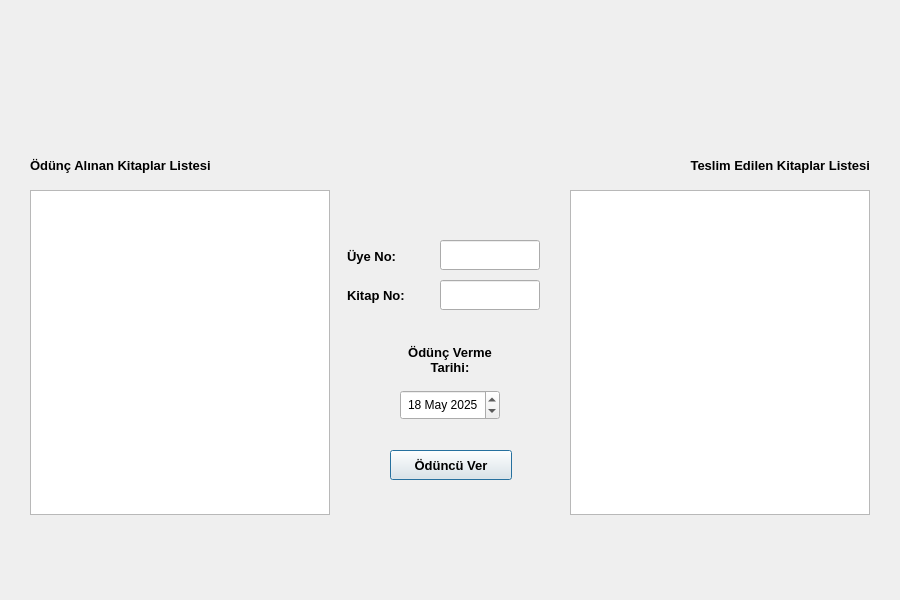
<?xml version="1.0" encoding="UTF-8"?>
<ui version="4.0">
 <class>islemlerOduncteslim</class>
 <widget class="QDialog" name="islemlerOduncteslim">
  <property name="geometry">
   <rect>
    <x>0</x>
    <y>0</y>
    <width>900</width>
    <height>600</height>
   </rect>
  </property>
  <property name="windowTitle">
   <string>Dialog</string>
  </property>
  <widget class="QLabel" name="label_arkaplan">
   <property name="geometry">
    <rect>
     <x>0</x>
     <y>0</y>
     <width>900</width>
     <height>600</height>
    </rect>
   </property>
   <property name="palette">
    <palette>
     <active>
      <colorrole role="WindowText">
       <brush brushstyle="SolidPattern">
        <color alpha="255">
         <red>255</red>
         <green>0</green>
         <blue>0</blue>
        </color>
       </brush>
      </colorrole>
     </active>
     <inactive>
      <colorrole role="WindowText">
       <brush brushstyle="SolidPattern">
        <color alpha="255">
         <red>255</red>
         <green>0</green>
         <blue>0</blue>
        </color>
       </brush>
      </colorrole>
     </inactive>
     <disabled/>
    </palette>
   </property>
   <property name="font">
    <font>
     <pointsize>16</pointsize>
     <bold>true</bold>
    </font>
   </property>
   <property name="styleSheet">
    <string notr="true">image: url(:/images/images/islemleroduncteslimetme.png);</string>
   </property>
   <property name="text">
    <string/>
   </property>
   <property name="scaledContents">
    <bool>true</bool>
   </property>
   <property name="alignment">
    <set>Qt::AlignmentFlag::AlignCenter</set>
   </property>
  </widget>
  <widget class="QLabel" name="label_oduncalinankitaplarlistesi">
   <property name="geometry">
    <rect>
     <x>30</x>
     <y>150</y>
     <width>250</width>
     <height>30</height>
    </rect>
   </property>
   <property name="font">
    <font>
     <pointsize>10</pointsize>
     <bold>true</bold>
    </font>
   </property>
   <property name="text">
    <string>Ödünç Alınan Kitaplar Listesi</string>
   </property>
  </widget>
  <widget class="QLabel" name="label_teslimedilenkitaplarlistesi">
   <property name="geometry">
    <rect>
     <x>620</x>
     <y>150</y>
     <width>250</width>
     <height>30</height>
    </rect>
   </property>
   <property name="font">
    <font>
     <pointsize>10</pointsize>
     <bold>true</bold>
    </font>
   </property>
   <property name="text">
    <string>Teslim Edilen Kitaplar Listesi</string>
   </property>
   <property name="alignment">
    <set>Qt::AlignmentFlag::AlignRight|Qt::AlignmentFlag::AlignTrailing|Qt::AlignmentFlag::AlignVCenter</set>
   </property>
  </widget>
  <widget class="QTableView" name="tableView_oduncalinankitaplarlistesi">
   <property name="geometry">
    <rect>
     <x>30</x>
     <y>190</y>
     <width>300</width>
     <height>325</height>
    </rect>
   </property>
  </widget>
  <widget class="QTableView" name="tableView_teslimedilenkitaplarlistesi">
   <property name="geometry">
    <rect>
     <x>570</x>
     <y>190</y>
     <width>300</width>
     <height>325</height>
    </rect>
   </property>
  </widget>
  <widget class="QLineEdit" name="ln_uyeno">
   <property name="geometry">
    <rect>
     <x>440</x>
     <y>240</y>
     <width>100</width>
     <height>30</height>
    </rect>
   </property>
  </widget>
  <widget class="QLineEdit" name="ln_kitapno">
   <property name="geometry">
    <rect>
     <x>440</x>
     <y>280</y>
     <width>100</width>
     <height>30</height>
    </rect>
   </property>
  </widget>
  <widget class="QLabel" name="label_oduncvermetarihi">
   <property name="geometry">
    <rect>
     <x>375</x>
     <y>330</y>
     <width>150</width>
     <height>60</height>
    </rect>
   </property>
   <property name="font">
    <font>
     <pointsize>10</pointsize>
     <bold>true</bold>
    </font>
   </property>
   <property name="text">
    <string>Ödünç Verme 
Tarihi:</string>
   </property>
   <property name="alignment">
    <set>Qt::AlignmentFlag::AlignCenter</set>
   </property>
  </widget>
  <widget class="QDateEdit" name="dateEdit_oduncvermetarihi">
   <property name="geometry">
    <rect>
     <x>400</x>
     <y>390</y>
     <width>100</width>
     <height>30</height>
    </rect>
   </property>
   <property name="alignment">
    <set>Qt::AlignmentFlag::AlignCenter</set>
   </property>
   <property name="date">
    <date>
     <year>2025</year>
     <month>5</month>
     <day>18</day>
    </date>
   </property>
  </widget>
  <widget class="QPushButton" name="pushButton_oduncuver">
   <property name="geometry">
    <rect>
     <x>390</x>
     <y>450</y>
     <width>122</width>
     <height>30</height>
    </rect>
   </property>
   <property name="font">
    <font>
     <pointsize>10</pointsize>
     <bold>true</bold>
    </font>
   </property>
   <property name="text">
    <string>Ödüncü Ver</string>
   </property>
  </widget>
  <widget class="QWidget" name="">
   <property name="geometry">
    <rect>
     <x>347</x>
     <y>240</y>
     <width>78</width>
     <height>71</height>
    </rect>
   </property>
   <layout class="QVBoxLayout" name="verticalLayout">
    <item>
     <widget class="QLabel" name="label_uyeno">
      <property name="font">
       <font>
        <pointsize>10</pointsize>
        <bold>true</bold>
       </font>
      </property>
      <property name="text">
       <string>Üye No:</string>
      </property>
     </widget>
    </item>
    <item>
     <widget class="QLabel" name="label_kitapno">
      <property name="font">
       <font>
        <pointsize>10</pointsize>
        <bold>true</bold>
       </font>
      </property>
      <property name="text">
       <string>Kitap No:</string>
      </property>
     </widget>
    </item>
   </layout>
  </widget>
 </widget>
 <resources/>
 <connections/>
</ui>
